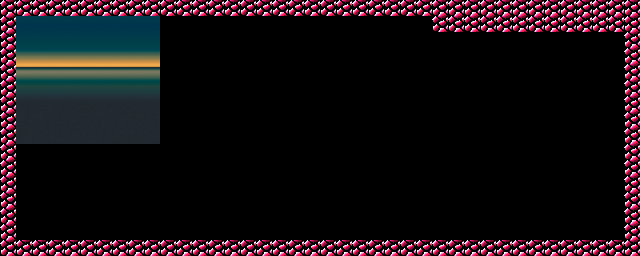

This is a level from a 2D game, rendered from its Tiled map with the project's own tilesets. A one-line summary and the map file follow, with tile-layer data summarised:
An orthogonal 40x16 tile map with 16x16 px tiles, 1 tile layer (edge tiles), 1 image layer and 86 objects (48x EnemyBasic, 17x EnemyTank, 8x EnemySpike, 2x EnemyShooter, 2x Bomb, ...).

<map version="1.0" tiledversion="v1.0.3-399-ge7b903e" orientation="orthogonal" renderorder="right-down" width="40" height="16" tilewidth="16" tileheight="16" infinite="0" nextobjectid="356">
 <tileset firstgid="1" name="tilemap" tilewidth="16" tileheight="16" tilecount="256" columns="16">
  <image source="../image/tilemap.png" width="256" height="256" />
 </tileset>
 <imagelayer name="Parallax_layer1">
  <image source="../image/bg17.png" width="160" height="144" />
  <properties>
   <property name="ratio" value="0.75" />
  </properties>
 </imagelayer>
 <objectgroup name="entities">
  <object id="1" name="Player" x="28.5" y="67" width="16" height="16" />
  <object id="15" name="Dog5" x="588.346" y="67.826" width="72" height="72">
   <properties>
    <property name="nextLevel" value="18boss14" />
   </properties>
  </object>
  <object id="38" name="Path" type="EnemyBasic" x="244.273" y="206.864">
   <polyline points="3.33333,-53.3333 -22,-30 -160.333,-16.3333" />
  </object>
  <object id="51" name="Path" type="EnemyBasic" x="576.5" y="106">
   <polyline points="3.33333,-53.3333 -22,-30 -160.333,-16.3333" />
  </object>
  <object id="52" name="Path" type="EnemyBasic" x="572" y="95.5">
   <polyline points="3.33333,-53.3333 -22,-30 -84.333,-21.3333" />
  </object>
  <object id="94" name="Path" type="EnemyBasic" x="238.5" y="114">
   <polyline points="3.33333,-53.3333 -22,-30 -160.333,-16.3333" />
  </object>
  <object id="95" name="Path" type="EnemyBasic" x="234" y="104">
   <polyline points="3.33333,-53.3333 -22,-30 -160.333,-16.3333" />
  </object>
  <object id="96" name="Path" type="EnemyBasic" x="229" y="95">
   <polyline points="3.33333,-53.3333 -22,-30 -160.333,-16.3333" />
  </object>
  <object id="97" name="Path" type="EnemyBasic" x="223.5" y="85.5">
   <polyline points="3.33333,-53.3333 -22,-30 -160.333,-16.3333" />
  </object>
  <object id="98" name="Path" type="EnemyBasic" x="217" y="78">
   <polyline points="3.33333,-53.3333 -22,-30 -160.333,-16.3333" />
  </object>
  <object id="108" name="Path" type="EnemySpike" x="258" y="125.5">
   <polyline points="0,0 -25,0" />
  </object>
  <object id="109" name="Path" type="EnemyBasic" x="253" y="110.5">
   <polyline points="0,0 -25,0" />
  </object>
  <object id="110" name="Path" type="EnemyBasic" x="255" y="134">
   <polyline points="0,0 -25,0" />
  </object>
  <object id="117" name="Path" type="EnemyShooter" x="641.191" y="162.415">
   <polyline points="-81.3572,-4.24793 -105.186,0.626745 -201.63,8.49588 -224.191,33.2524" />
  </object>
  <object id="119" name="Path" type="EnemyBasic" x="559.894" y="121.664">
   <polyline points="-62.5606,-11.4977 -80.8839,1.69638 -155.046,22.9954 -172.394,90.0026" />
  </object>
  <object id="120" name="Path" type="EnemyBasic" x="433.5" y="90">
   <polyline points="0,0 -25,0" />
  </object>
  <object id="121" name="Path" type="EnemyBasic" x="381" y="133.5">
   <polyline points="0,0 -25,0" />
  </object>
  <object id="122" name="Path" type="EnemyBasic" x="390.5" y="112.5">
   <polyline points="0,0 -69.5,0" />
  </object>
  <object id="126" name="Path" type="EnemySpike" x="533" y="48">
   <polyline points="0,0 -25,0" />
  </object>
  <object id="127" name="Path" type="EnemyBasic" x="503" y="66.5">
   <polyline points="0,0 -25,0" />
  </object>
  <object id="129" name="Path" type="EnemyBasic" x="465" y="24">
   <polyline points="0,0 -42,24 -80.5,30.5 -109.5,19 -133.5,36 -144.5,97.5" />
  </object>
  <object id="131" name="Path" type="EnemyBasic" x="470" y="35">
   <polyline points="0,0 -42,24 -80.5,30.5 -109.5,19 -133.5,36 -144.5,97.5" />
  </object>
  <object id="133" name="Path" type="EnemyBasic" x="302.5" y="53.5">
   <polyline points="0,0 -25,0" />
  </object>
  <object id="134" name="Path" type="EnemyTank" x="299.5" y="62">
   <polyline points="0,0 -25,0" />
  </object>
  <object id="136" name="Path" type="EnemyTank" x="483.5" y="51.5">
   <polyline points="0,0 -42,24 -80.5,30.5 -109.5,19 -133.5,36 -144.5,97.5" />
  </object>
  <object id="137" name="Path" type="EnemyTank" x="519.5" y="222">
   <polyline points="0,0 -10.5,-79.5 -35,-103.5 -60,-109" />
  </object>
  <object id="139" name="Path" type="EnemyTank" x="575.5" y="213.5">
   <polyline points="0,0 -10.5,-79.5 -35,-103.5 -60,-109" />
  </object>
  <object id="140" name="Path" type="EnemyTank" x="597.5" y="219.5">
   <polyline points="0,0 -10.5,-79.5 -35,-103.5 -60,-109" />
  </object>
  <object id="194" name="Path" type="EnemyTank" x="301.5" y="91.5">
   <polyline points="0,0 -166,1" />
  </object>
  <object id="195" name="Path" type="EnemyTank" x="323.5" y="144.5">
   <polyline points="0,0 -166,1" />
  </object>
  <object id="196" name="Path" type="EnemyTank" x="364" y="105">
   <polyline points="0,0 -166,1" />
  </object>
  <object id="197" name="Path" type="EnemyTank" x="330.5" y="117">
   <polyline points="0,0 -166,1" />
  </object>
  <object id="198" name="Path" type="EnemyTank" x="380" y="27.5">
   <polyline points="0,0 -166,1" />
  </object>
  <object id="199" name="Path" type="EnemyTank" x="439.5" y="43">
   <polyline points="0,0 -166,1" />
  </object>
  <object id="200" name="Path" type="EnemyTank" x="401.5" y="57.5">
   <polyline points="0,0 -166,1" />
  </object>
  <object id="202" name="Path" type="EnemyTank" x="520.5" y="116.5">
   <polyline points="0,0 -25,0" />
  </object>
  <object id="203" name="Path" type="EnemyTank" x="511" y="137.5">
   <polyline points="0,0 -25,0" />
  </object>
  <object id="206" name="Path" type="EnemyBasic" x="461" y="125">
   <polyline points="0,0 -166,1" />
  </object>
  <object id="207" name="Path" type="EnemyTank" x="476.5" y="145">
   <polyline points="0,0 -166,1" />
  </object>
  <object id="208" name="Path" type="EnemyTank" x="538" y="111.5">
   <polyline points="0,0 -147,72.5" />
  </object>
  <object id="224" name="Path" type="EnemyBasic" x="660.5" y="69">
   <polyline points="0,0 -25,0" />
  </object>
  <object id="226" name="Path" type="EnemyBasic" x="374" y="89">
   <polyline points="0,0 -25,0" />
  </object>
  <object id="227" name="Path" type="EnemyBasic" x="345.5" y="71">
   <polyline points="0,0 -25,0" />
  </object>
  </objectgroup>
 <layer name="edge tiles" width="40" height="16">
  <data>[640 cells, 120 non-empty, 1 distinct tile ids]</data>
 </layer>
 <objectgroup color="#ff0000" name="collision layer" opacity="0.79">
  <!-- 5 objects omitted --></objectgroup>
</map>
<!-- 43 of 86 objects omitted -->